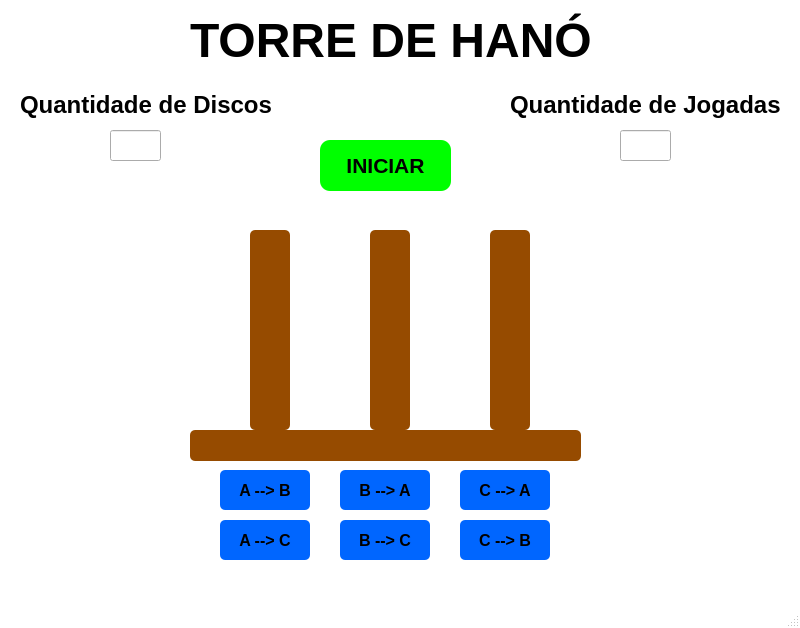
<?xml version="1.0" encoding="UTF-8"?>
<ui version="4.0">
 <class>MainWindow</class>
 <widget class="QMainWindow" name="MainWindow">
  <property name="geometry">
   <rect>
    <x>0</x>
    <y>0</y>
    <width>800</width>
    <height>628</height>
   </rect>
  </property>
  <property name="font">
   <font>
    <pointsize>12</pointsize>
    <bold>true</bold>
   </font>
  </property>
  <property name="windowTitle">
   <string>MainWindow</string>
  </property>
  <property name="styleSheet">
   <string notr="true">#MainWindow{
background-color:#FFFFFF
;
}</string>
  </property>
  <widget class="QWidget" name="centralwidget">
   <widget class="QLineEdit" name="lineEditQuatDiscos">
    <property name="geometry">
     <rect>
      <x>110</x>
      <y>130</y>
      <width>51</width>
      <height>31</height>
     </rect>
    </property>
    <property name="font">
     <font>
      <pointsize>12</pointsize>
      <bold>true</bold>
     </font>
    </property>
   </widget>
   <widget class="QLabel" name="label_QuantDiscos">
    <property name="geometry">
     <rect>
      <x>20</x>
      <y>80</y>
      <width>251</width>
      <height>51</height>
     </rect>
    </property>
    <property name="text">
     <string>&lt;html&gt;&lt;head/&gt;&lt;body&gt;&lt;p&gt;&lt;span style=&quot; font-size:18pt; font-weight:700;&quot;&gt;Quantidade de Discos &lt;/span&gt;&lt;/p&gt;&lt;/body&gt;&lt;/html&gt;</string>
    </property>
   </widget>
   <widget class="QLabel" name="LabelTorreDeHanoi">
    <property name="geometry">
     <rect>
      <x>190</x>
      <y>10</y>
      <width>401</width>
      <height>61</height>
     </rect>
    </property>
    <property name="text">
     <string>&lt;html&gt;&lt;head/&gt;&lt;body&gt;&lt;p&gt;&lt;span style=&quot; font-size:36pt; font-weight:700;&quot;&gt;TORRE DE HANÓI&lt;/span&gt;&lt;/p&gt;&lt;/body&gt;&lt;/html&gt;</string>
    </property>
   </widget>
   <widget class="QLabel" name="label_QuantJogadas">
    <property name="geometry">
     <rect>
      <x>510</x>
      <y>80</y>
      <width>281</width>
      <height>51</height>
     </rect>
    </property>
    <property name="text">
     <string>&lt;html&gt;&lt;head/&gt;&lt;body&gt;&lt;p&gt;&lt;span style=&quot; font-size:18pt; font-weight:700;&quot;&gt;Quantidade de Jogadas&lt;/span&gt;&lt;/p&gt;&lt;/body&gt;&lt;/html&gt;</string>
    </property>
   </widget>
   <widget class="QLineEdit" name="lineEditQuatJogadas">
    <property name="geometry">
     <rect>
      <x>620</x>
      <y>130</y>
      <width>51</width>
      <height>31</height>
     </rect>
    </property>
    <property name="font">
     <font>
      <pointsize>12</pointsize>
      <bold>true</bold>
     </font>
    </property>
    <property name="whatsThis">
     <string>&lt;html&gt;&lt;head/&gt;&lt;body&gt;&lt;p&gt;border-radius:10px;&lt;/p&gt;&lt;p&gt;background-color:#00ff00;&lt;/p&gt;&lt;/body&gt;&lt;/html&gt;</string>
    </property>
   </widget>
   <widget class="QPushButton" name="pushButtonAB">
    <property name="geometry">
     <rect>
      <x>220</x>
      <y>470</y>
      <width>90</width>
      <height>40</height>
     </rect>
    </property>
    <property name="font">
     <font>
      <pointsize>12</pointsize>
      <bold>true</bold>
     </font>
    </property>
    <property name="styleSheet">
     <string notr="true">border-radius:5px;
background-color:#0066ff;</string>
    </property>
    <property name="text">
     <string>A --&gt; B</string>
    </property>
   </widget>
   <widget class="QPushButton" name="pushButtonAC">
    <property name="geometry">
     <rect>
      <x>220</x>
      <y>520</y>
      <width>90</width>
      <height>40</height>
     </rect>
    </property>
    <property name="font">
     <font>
      <pointsize>12</pointsize>
      <bold>true</bold>
     </font>
    </property>
    <property name="styleSheet">
     <string notr="true">border-radius:5px;
background-color:#0066ff;</string>
    </property>
    <property name="text">
     <string>A --&gt; C</string>
    </property>
   </widget>
   <widget class="QPushButton" name="pushButtonBA">
    <property name="geometry">
     <rect>
      <x>340</x>
      <y>470</y>
      <width>90</width>
      <height>40</height>
     </rect>
    </property>
    <property name="font">
     <font>
      <pointsize>12</pointsize>
      <bold>true</bold>
     </font>
    </property>
    <property name="styleSheet">
     <string notr="true">border-radius:5px;
background-color:#0066ff;</string>
    </property>
    <property name="text">
     <string>B --&gt; A</string>
    </property>
   </widget>
   <widget class="QPushButton" name="pushButtonCB">
    <property name="geometry">
     <rect>
      <x>460</x>
      <y>520</y>
      <width>90</width>
      <height>40</height>
     </rect>
    </property>
    <property name="font">
     <font>
      <pointsize>12</pointsize>
      <bold>true</bold>
     </font>
    </property>
    <property name="styleSheet">
     <string notr="true">border-radius:5px;
background-color:#0066ff;</string>
    </property>
    <property name="text">
     <string>C --&gt; B</string>
    </property>
   </widget>
   <widget class="QPushButton" name="pushButtonCA">
    <property name="geometry">
     <rect>
      <x>460</x>
      <y>470</y>
      <width>90</width>
      <height>40</height>
     </rect>
    </property>
    <property name="font">
     <font>
      <pointsize>12</pointsize>
      <bold>true</bold>
     </font>
    </property>
    <property name="styleSheet">
     <string notr="true">border-radius:5px;
background-color:#0066ff;</string>
    </property>
    <property name="text">
     <string>C --&gt; A</string>
    </property>
   </widget>
   <widget class="QPushButton" name="pushButtonBC">
    <property name="geometry">
     <rect>
      <x>340</x>
      <y>520</y>
      <width>90</width>
      <height>40</height>
     </rect>
    </property>
    <property name="font">
     <font>
      <pointsize>12</pointsize>
      <bold>true</bold>
     </font>
    </property>
    <property name="styleSheet">
     <string notr="true">border-radius:5px;
background-color:#0066ff;</string>
    </property>
    <property name="text">
     <string>B --&gt; C</string>
    </property>
   </widget>
   <widget class="QLineEdit" name="base">
    <property name="geometry">
     <rect>
      <x>190</x>
      <y>430</y>
      <width>391</width>
      <height>31</height>
     </rect>
    </property>
    <property name="styleSheet">
     <string notr="true">color:#FFFFFF;
border-radius:5px;
background-color:#964b00;</string>
    </property>
   </widget>
   <widget class="QPushButton" name="pushButtonIniciar">
    <property name="geometry">
     <rect>
      <x>320</x>
      <y>140</y>
      <width>131</width>
      <height>51</height>
     </rect>
    </property>
    <property name="font">
     <font>
      <pointsize>16</pointsize>
      <bold>true</bold>
     </font>
    </property>
    <property name="styleSheet">
     <string notr="true">border-radius:10px;
background-color:#00ff00;</string>
    </property>
    <property name="text">
     <string>INICIAR</string>
    </property>
    <property name="icon">
     <iconset>
      <normaloff>../../Users/pedro/Downloads/botao-start.png</normaloff>../../Users/pedro/Downloads/botao-start.png</iconset>
    </property>
    <property name="iconSize">
     <size>
      <width>30</width>
      <height>30</height>
     </size>
    </property>
   </widget>
   <widget class="QTextEdit" name="textEditTorreA">
    <property name="geometry">
     <rect>
      <x>250</x>
      <y>230</y>
      <width>40</width>
      <height>200</height>
     </rect>
    </property>
    <property name="font">
     <font>
      <pointsize>16</pointsize>
      <bold>true</bold>
     </font>
    </property>
    <property name="styleSheet">
     <string notr="true">color:#FFFFFF;
border-radius:5px;
background-color:#964b00;</string>
    </property>
   </widget>
   <widget class="QTextEdit" name="textEditTorreB">
    <property name="geometry">
     <rect>
      <x>370</x>
      <y>230</y>
      <width>40</width>
      <height>200</height>
     </rect>
    </property>
    <property name="font">
     <font>
      <pointsize>16</pointsize>
      <bold>true</bold>
     </font>
    </property>
    <property name="styleSheet">
     <string notr="true">border-radius:5px;
background-color:#964b00;
color:#FFFFFF;</string>
    </property>
   </widget>
   <widget class="QTextEdit" name="textEditTorreC">
    <property name="geometry">
     <rect>
      <x>490</x>
      <y>230</y>
      <width>40</width>
      <height>200</height>
     </rect>
    </property>
    <property name="font">
     <font>
      <pointsize>16</pointsize>
      <bold>true</bold>
     </font>
    </property>
    <property name="styleSheet">
     <string notr="true">border-radius:5px;
background-color:#964b00;
color:#FFFFFF;</string>
    </property>
   </widget>
   <widget class="QPushButton" name="pushButton">
    <property name="geometry">
     <rect>
      <x>460</x>
      <y>140</y>
      <width>51</width>
      <height>51</height>
     </rect>
    </property>
    <property name="styleSheet">
     <string notr="true">border-radius:10px;</string>
    </property>
    <property name="text">
     <string/>
    </property>
    <property name="icon">
     <iconset resource="Recursos.qrc">
      <normaloff>:/new/prefix1/informacoes-logotipo-em-um-circulo_318-947.jpg</normaloff>:/new/prefix1/informacoes-logotipo-em-um-circulo_318-947.jpg</iconset>
    </property>
    <property name="iconSize">
     <size>
      <width>40</width>
      <height>40</height>
     </size>
    </property>
   </widget>
   <zorder>lineEditQuatDiscos</zorder>
   <zorder>label_QuantDiscos</zorder>
   <zorder>LabelTorreDeHanoi</zorder>
   <zorder>label_QuantJogadas</zorder>
   <zorder>lineEditQuatJogadas</zorder>
   <zorder>pushButtonAB</zorder>
   <zorder>pushButtonAC</zorder>
   <zorder>pushButtonBA</zorder>
   <zorder>pushButtonCB</zorder>
   <zorder>pushButtonCA</zorder>
   <zorder>pushButtonBC</zorder>
   <zorder>pushButtonIniciar</zorder>
   <zorder>textEditTorreA</zorder>
   <zorder>textEditTorreB</zorder>
   <zorder>textEditTorreC</zorder>
   <zorder>base</zorder>
   <zorder>pushButton</zorder>
  </widget>
  <widget class="QMenuBar" name="menubar">
   <property name="geometry">
    <rect>
     <x>0</x>
     <y>0</y>
     <width>800</width>
     <height>25</height>
    </rect>
   </property>
  </widget>
  <widget class="QStatusBar" name="statusbar"/>
 </widget>
 <resources>
  <include location="Recursos.qrc"/>
 </resources>
 <connections/>
</ui>
